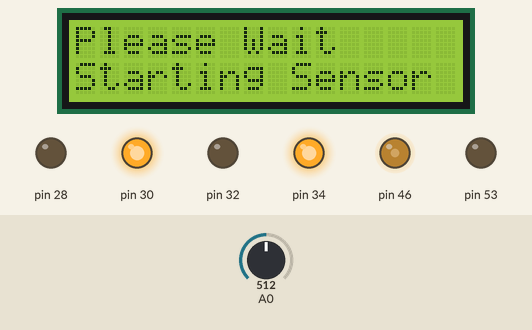
Recording of a sketch running on a simulated Arduino Mega 2560, built with avr-gcc and run on an emulated ATmega2560. Shown: 16×2 character LCD, output pins drawn as LEDs (lit = HIGH). The inputs (shaded band) are chosen by the test bench; at power-on: A0 = 512. What the sketch prints to the serial monitor is not drawn.

Above: at 1.2 s.
1.3 s: A0 set to 364
4.3 s: A0 set to 333
At 4.6 s:
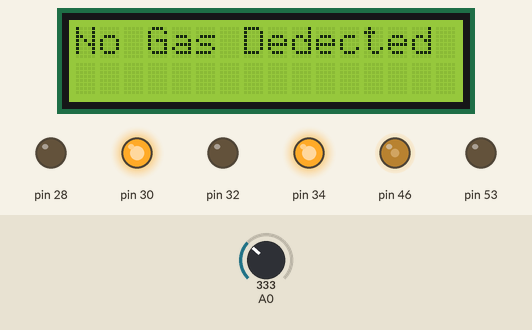
5.8 s: A0 set to 360
At 6.9 s:
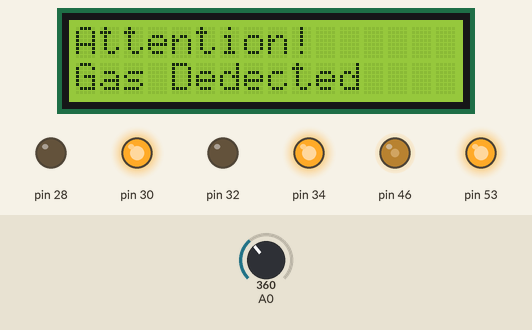
7.3 s: A0 set to 340
At 8.1 s:
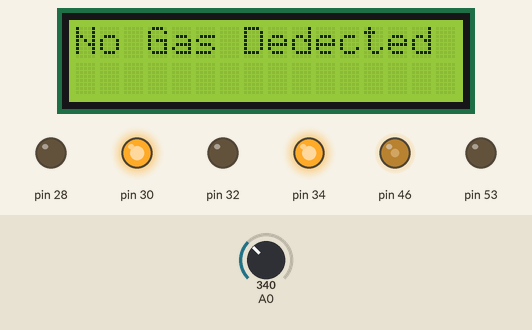
Timing chart, 0 to 9.8 s (numbered marks = the images above; inputs shaded):
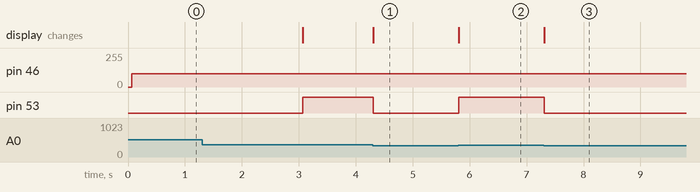

Measured:
- the behaviour switches between 350 and 349 on A0 (found by bisection; images 0 and 1)
- after the input at 4.3 s, pin 53: HIGH → LOW at once; the display: changes at once (image 1)
- after the input at 5.8 s, pin 53: LOW → HIGH at once; the display: changes at once (image 2)
- after the input at 7.3 s, pin 53: HIGH → LOW at once; the display: changes at once (image 3)

The sketch:

Pipe_Climber.ino
```cpp
#include <LiquidCrystal.h>
const int rs = 12, en = 11, d4 = 5, d5 = 4, d6 = 3, d7 = 2;
LiquidCrystal lcd(rs, en, d4, d5, d6, d7);

void setup() {
  lcd.begin(16, 2);
  pinMode(28, OUTPUT);
  pinMode(30, OUTPUT);
  pinMode(32, OUTPUT);
  pinMode(34, OUTPUT);
  pinMode(53, OUTPUT);
  digitalWrite(28,0);
  digitalWrite(32,0);
  analogWrite(30,512);//LED
  digitalWrite(34,1);

  Serial.begin(9600);
}
int i=0;
int Sensor;
int threshold=350;
void loop() {
  Sensor=analogRead(A0);
  Serial.println(Sensor);
  analogWrite(46,100);//Contrast
  if (i==0)
  {
    lcd.setCursor(0,0);
    lcd.print("Please Wait    ");
    lcd.setCursor(0,1);
    lcd.print("Starting Sensor ");
    i=1;
    delay(3000);
  }
  if (Sensor>threshold)
  {
    lcd.setCursor(0,0);
    lcd.print("Attention!      ");
    lcd.setCursor(0,1);
    lcd.print("Gas Dedected    ");
    digitalWrite(53,1);
  }
  if(Sensor<threshold)
  {
    lcd.setCursor(0,0);
    lcd.print("No Gas Dedected ");
    lcd.setCursor(0,1);
    lcd.print("                ");
    digitalWrite(53,0);
  }
}
```
